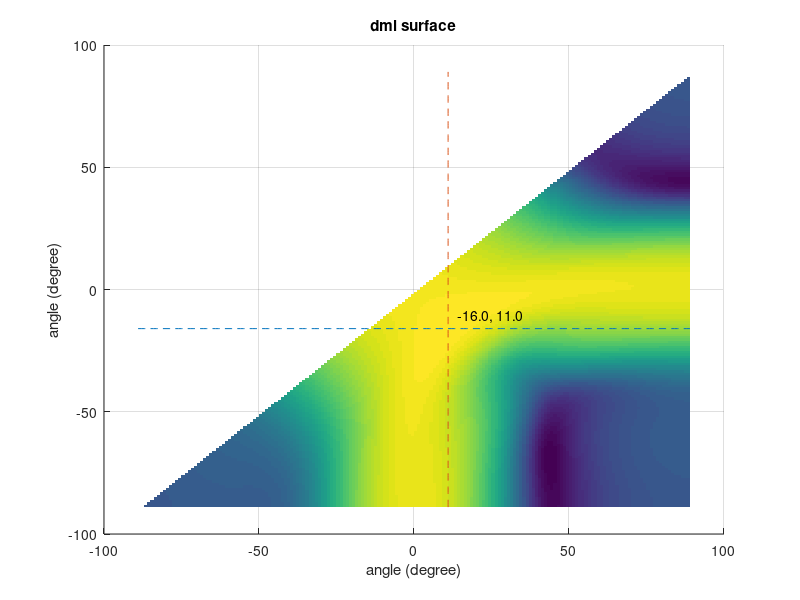

This figure's MATLAB source:
%-------------------------------------------------------------------------------
  %
  %  Filename       : survey_dml.m
  %  Author         : Huang Leilei
  %  Created        : 2020-05-20
  %  Description    : survey_dml
  %
%-------------------------------------------------------------------------------
  %
  %  Modified       : 2020-05-21 by HLL
  %  Description    : updated according to survey dbf
  %
%-------------------------------------------------------------------------------

%*** INIT **********************************************************************
clc;
clear;
close all;
if ~exist('dump', 'dir')
    mkdir dump
end
tic;




%*** PARAMETER *****************************************************************
 NUMB_RND         = 1;                               % number of test rounds
%NUMB_RND         = 1000;

 NUMB_SMP         = 1;                               % number of samples
 INDX_FIG         = 1;                               % index  of figure

 DATA_DIS_ANT     = 0.5 * (0:3);                     % data   of antenna's distances in lamda
%DATA_DIS_ANT     = 0.5 * [0,1,4,6];
%DATA_DIS_ANT     = 0.5 * [(0:3),(0:3)+3+1];
%DATA_DIS_ANT     = 0.5 * [[0,1,4,6],[0,1,4,6]+6+1];
 DATA_DIS_ANT     = DATA_DIS_ANT';

 DATA_COE_WIN     = ones(1, numel(DATA_DIS_ANT));    % data   of window coefficient  in "1"
%DATA_COE_WIN     = [0.5, 1, 1 ,0.5];
 DATA_COE_WIN     = DATA_COE_WIN';

%DATA_ANG_OBJ     = 0;                               % data   of objects' angles     in degree
%DATA_ANG_OBJ     = [-3, 3];
%DATA_ANG_OBJ     = [-6, 6];
 DATA_ANG_OBJ     = [-12, 12];
%DATA_ANG_OBJ     = [-24, 24];
%DATA_ANG_OBJ     = [0, 12];

 DATA_POW_OBJ     = [0, 0];                          % data   of objects' powers     in dB
 DATA_SNR         = 20;                              % data   of snr                 in dB

%DATA_DLT_ANG_TST = 0.1;                             % data   of test angles' delta  in degree
 DATA_DLT_ANG_TST = 1;

 DATA_RNG_ANG_TST = 89;                              % data   of test angles' range  in degree




%%*** DERIVED PARAMETER *********************************************************
DATA_ANG_TST     = -DATA_RNG_ANG_TST:DATA_DLT_ANG_TST:DATA_RNG_ANG_TST;
NUMB_ANT         = numel(DATA_DIS_ANT);
NUMB_OBJ         = numel(DATA_ANG_OBJ);
NUMB_ANG_TST     = numel(DATA_ANG_TST);
DATA_ANG_AMB_MAX = asin(1 / (DATA_DIS_ANT(2  ) - DATA_DIS_ANT(1)) / 2) / pi * 180;
fprintf('max non-ambiguity angle of objects is about %.2f degree\n', DATA_ANG_AMB_MAX);




%*** MAIN BODY *****************************************************************
%% prepare datP
datPTst = ones(NUMB_ANT, NUMB_ANT, NUMB_ANG_TST, NUMB_ANG_TST);
for idxAng0 = 1:NUMB_ANG_TST
    datAng0 = DATA_ANG_TST(idxAng0);
    for idxAng1 = (idxAng0+1):NUMB_ANG_TST
        datAng1 = DATA_ANG_TST(idxAng1);
        datA = [exp(1i * 2 * pi * DATA_DIS_ANT * sin(datAng0 / 180 * pi))     ...
               ,exp(1i * 2 * pi * DATA_DIS_ANT * sin(datAng1 / 180 * pi))]    ...
        ;
        datP = datA * (datA' * datA)^-1 * datA';
        datPTst(:, :, idxAng0, idxAng1) = datP;
    end
end


%% traverse
idxAngRnd = ones(2, NUMB_RND);
for idxRnd = 1:NUMB_RND
    %% prepare datSig
    datSig = 0;
    for idxObj = 1:NUMB_OBJ
        datAmp = 10^(DATA_POW_OBJ(idxObj) / 20) / 2^0.5;
        datPha = exp(-1i * 2 * pi * rand);
        datSig = datSig + datAmp .* exp(1i * 2 * pi * DATA_DIS_ANT * sin(DATA_ANG_OBJ(idxObj) / 180 * pi)) * datPha;
    end


    %% prepare datR
    datRSum = 0;
    for idxSmp = 1:NUMB_SMP
        datRTmp = awgn(datSig, DATA_SNR, 'measured');
        datRTmp = datRTmp .* DATA_COE_WIN;
        datRSum = datRSum + datRTmp * datRTmp';
    end
    datR = datRSum / NUMB_SMP;
    %datSmpSum = 0;
    %for idxSmp = 1:NUMB_SMP
    %    datSmpTmp = awgn(datSig, DATA_SNR, 'measured');
    %    datSmpTmp = datSmpTmp .* DATA_COE_WIN;
    %    datSmpSum = datSmpSum + datSmpTmp;
    %end
    %datSmp = datSmpSum / NUMB_SMP;
    %datR = datSmp * datSmp';

    %% get best cost and index
    datPowTst = ones(NUMB_ANG_TST, NUMB_ANG_TST) * -inf;
    datPowBst = -inf;
    for idxAng0 = 1:NUMB_ANG_TST
        for idxAng1 = idxAng0+1:NUMB_ANG_TST
            datPowTmp = datPTst(:, :, idxAng0, idxAng1) * datR;
            datPow = 20 * log10(abs(trace(datPowTmp)));
            %datPowTmpA = datPTst(:, :, idxAng0, idxAng1) * datRTmp;
            %datPowA = 20 * log10(norm(datPowTmpA));
            if datPow > datPowBst
                datPowBst = datPow;
                idxAngRnd(:, idxRnd) = [idxAng0, idxAng1];
            end
            datPowTst(idxAng0, idxAng1) = datPow;
        end
    end


    %% plot
    if NUMB_RND == 1
        % open figure
        figure(INDX_FIG); INDX_FIG = INDX_FIG + 1;
        % surface
        surface(DATA_ANG_TST, DATA_ANG_TST, datPowTst - max(max(datPowTst)), 'LineStyle', 'none');
        hold on;
        % peak
        datAng0 = DATA_ANG_TST(idxAngRnd(1, idxRnd));
        datAng1 = DATA_ANG_TST(idxAngRnd(2, idxRnd));
        plot(DATA_ANG_TST, ones(1, NUMB_ANG_TST) * datAng0, '--');
        plot(ones(1, NUMB_ANG_TST) * datAng1, DATA_ANG_TST, '--');
        text(datAng1 + 3, datAng0 + 5, [num2str(datAng0,'%.1f'), ', ', num2str(datAng1,'%.1f')]);
        hold off;
        % tune figure
        set(gcf, 'position', [800, 300, 500, 400]);
        grid on;
        title('dml surface');
        xlabel('angle (degree)');
        ylabel('angle (degree)');
        % save figure
        fig = getframe(gcf);
        img = frame2im(fig);
        imwrite(img, 'dump/surface.png');
    end
end


%% analyze
if NUMB_RND > 1
    figure(INDX_FIG); INDX_FIG = INDX_FIG + 1;
    for idxObj = 1:2
        % calculate
        datAng = DATA_ANG_TST(idxAngRnd(idxObj, :));
        err = sum((datAng - DATA_ANG_OBJ(min(NUMB_OBJ, idxObj))) .^ 2) / NUMB_RND;
        % log
        fprintf('most solved angle (and averaged SSE) of object %d is %.2f (and %.2f), which should be %.2f\n', idxObj, mode(datAng), err, DATA_ANG_OBJ(min(NUMB_OBJ, idxObj)));
        % plot
        subplot(2, 1, idxObj);
        histogram(datAng, DATA_ANG_TST - 0.5 * DATA_DLT_ANG_TST);
        % tune figure
        set(gcf, 'position', [800, 300, 1200, 400]);
        grid on;
        title(['histogram of solved angle (object ', num2str(idxObj)', ')']);
        xlabel('angle (degree)');
        ylabel('number');
        % save figure
        fig = getframe(gcf);
        img = frame2im(fig);
        imwrite(img, 'dump/histo.png');
    end
end




%% post
toc;
